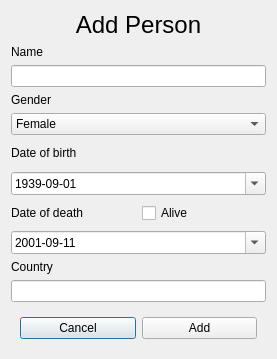
<?xml version="1.0" encoding="UTF-8"?>
<ui version="4.0">
 <class>AddPersonDialog</class>
 <widget class="QDialog" name="AddPersonDialog">
  <property name="geometry">
   <rect>
    <x>0</x>
    <y>0</y>
    <width>277</width>
    <height>359</height>
   </rect>
  </property>
  <property name="windowTitle">
   <string>Add Person</string>
  </property>
  <layout class="QVBoxLayout" name="verticalLayout">
   <item>
    <widget class="QLabel" name="label_6">
     <property name="sizePolicy">
      <sizepolicy hsizetype="Preferred" vsizetype="Fixed">
       <horstretch>0</horstretch>
       <verstretch>0</verstretch>
      </sizepolicy>
     </property>
     <property name="text">
      <string>&lt;html&gt;&lt;head/&gt;&lt;body&gt;&lt;p&gt;&lt;span style=&quot; font-size:18pt;&quot;&gt;Add Person&lt;/span&gt;&lt;/p&gt;&lt;/body&gt;&lt;/html&gt;</string>
     </property>
     <property name="alignment">
      <set>Qt::AlignCenter</set>
     </property>
    </widget>
   </item>
   <item>
    <widget class="QLabel" name="label">
     <property name="sizePolicy">
      <sizepolicy hsizetype="Preferred" vsizetype="Fixed">
       <horstretch>0</horstretch>
       <verstretch>0</verstretch>
      </sizepolicy>
     </property>
     <property name="text">
      <string>Name</string>
     </property>
    </widget>
   </item>
   <item>
    <widget class="QLineEdit" name="addPersonNameField">
     <property name="frame">
      <bool>true</bool>
     </property>
    </widget>
   </item>
   <item>
    <widget class="QLabel" name="label_3">
     <property name="sizePolicy">
      <sizepolicy hsizetype="Preferred" vsizetype="Fixed">
       <horstretch>0</horstretch>
       <verstretch>0</verstretch>
      </sizepolicy>
     </property>
     <property name="text">
      <string>Gender</string>
     </property>
    </widget>
   </item>
   <item>
    <widget class="QComboBox" name="addPersonGenderCombobox">
     <property name="sizePolicy">
      <sizepolicy hsizetype="Expanding" vsizetype="Fixed">
       <horstretch>0</horstretch>
       <verstretch>0</verstretch>
      </sizepolicy>
     </property>
     <item>
      <property name="text">
       <string>Female</string>
      </property>
     </item>
     <item>
      <property name="text">
       <string>Male</string>
      </property>
     </item>
    </widget>
   </item>
   <item>
    <widget class="QWidget" name="widget" native="true">
     <property name="sizePolicy">
      <sizepolicy hsizetype="Preferred" vsizetype="Minimum">
       <horstretch>0</horstretch>
       <verstretch>0</verstretch>
      </sizepolicy>
     </property>
     <layout class="QHBoxLayout" name="horizontalLayout">
      <property name="leftMargin">
       <number>0</number>
      </property>
      <property name="topMargin">
       <number>0</number>
      </property>
      <property name="rightMargin">
       <number>0</number>
      </property>
      <property name="bottomMargin">
       <number>0</number>
      </property>
      <item>
       <widget class="QLabel" name="label_4">
        <property name="sizePolicy">
         <sizepolicy hsizetype="Preferred" vsizetype="Fixed">
          <horstretch>0</horstretch>
          <verstretch>0</verstretch>
         </sizepolicy>
        </property>
        <property name="text">
         <string>Date of birth</string>
        </property>
       </widget>
      </item>
      <item>
       <widget class="QLabel" name="dateErrorLabel">
        <property name="text">
         <string/>
        </property>
       </widget>
      </item>
     </layout>
    </widget>
   </item>
   <item>
    <widget class="QDateEdit" name="addPersonBirthDate">
     <property name="sizePolicy">
      <sizepolicy hsizetype="Preferred" vsizetype="Fixed">
       <horstretch>0</horstretch>
       <verstretch>0</verstretch>
      </sizepolicy>
     </property>
     <property name="maximumDateTime">
      <datetime>
       <hour>23</hour>
       <minute>59</minute>
       <second>59</second>
       <year>7999</year>
       <month>12</month>
       <day>30</day>
      </datetime>
     </property>
     <property name="minimumDateTime">
      <datetime>
       <hour>0</hour>
       <minute>0</minute>
       <second>0</second>
       <year>1752</year>
       <month>9</month>
       <day>14</day>
      </datetime>
     </property>
     <property name="displayFormat">
      <string>yyyy-MM-dd</string>
     </property>
     <property name="calendarPopup">
      <bool>true</bool>
     </property>
     <property name="date">
      <date>
       <year>1939</year>
       <month>9</month>
       <day>1</day>
      </date>
     </property>
    </widget>
   </item>
   <item>
    <widget class="QWidget" name="widget_2" native="true">
     <property name="sizePolicy">
      <sizepolicy hsizetype="Preferred" vsizetype="Minimum">
       <horstretch>0</horstretch>
       <verstretch>0</verstretch>
      </sizepolicy>
     </property>
     <layout class="QHBoxLayout" name="horizontalLayout_2">
      <property name="leftMargin">
       <number>0</number>
      </property>
      <property name="topMargin">
       <number>0</number>
      </property>
      <property name="rightMargin">
       <number>0</number>
      </property>
      <property name="bottomMargin">
       <number>0</number>
      </property>
      <item>
       <widget class="QLabel" name="label_5">
        <property name="sizePolicy">
         <sizepolicy hsizetype="Preferred" vsizetype="Fixed">
          <horstretch>0</horstretch>
          <verstretch>0</verstretch>
         </sizepolicy>
        </property>
        <property name="text">
         <string>Date of death</string>
        </property>
       </widget>
      </item>
      <item>
       <widget class="QCheckBox" name="aliveCheckbox">
        <property name="layoutDirection">
         <enum>Qt::LeftToRight</enum>
        </property>
        <property name="text">
         <string>Alive</string>
        </property>
       </widget>
      </item>
     </layout>
    </widget>
   </item>
   <item>
    <widget class="QDateEdit" name="addPersonDeathDate">
     <property name="sizePolicy">
      <sizepolicy hsizetype="Expanding" vsizetype="Fixed">
       <horstretch>0</horstretch>
       <verstretch>0</verstretch>
      </sizepolicy>
     </property>
     <property name="displayFormat">
      <string>yyyy-MM-dd</string>
     </property>
     <property name="calendarPopup">
      <bool>true</bool>
     </property>
     <property name="date">
      <date>
       <year>2001</year>
       <month>9</month>
       <day>11</day>
      </date>
     </property>
    </widget>
   </item>
   <item>
    <widget class="QLabel" name="label_2">
     <property name="sizePolicy">
      <sizepolicy hsizetype="Preferred" vsizetype="Fixed">
       <horstretch>0</horstretch>
       <verstretch>0</verstretch>
      </sizepolicy>
     </property>
     <property name="text">
      <string>Country</string>
     </property>
    </widget>
   </item>
   <item>
    <widget class="QLineEdit" name="addPersonCountryField"/>
   </item>
   <item>
    <widget class="QWidget" name="widget_3" native="true">
     <layout class="QHBoxLayout" name="horizontalLayout_3">
      <item>
       <widget class="QPushButton" name="cancelButton">
        <property name="text">
         <string>Cancel</string>
        </property>
        <property name="default">
         <bool>true</bool>
        </property>
        <property name="flat">
         <bool>false</bool>
        </property>
       </widget>
      </item>
      <item>
       <widget class="QPushButton" name="addButton">
        <property name="autoFillBackground">
         <bool>false</bool>
        </property>
        <property name="text">
         <string>Add</string>
        </property>
        <property name="checkable">
         <bool>false</bool>
        </property>
        <property name="autoExclusive">
         <bool>false</bool>
        </property>
        <property name="default">
         <bool>false</bool>
        </property>
       </widget>
      </item>
     </layout>
    </widget>
   </item>
  </layout>
 </widget>
 <tabstops>
  <tabstop>addPersonNameField</tabstop>
  <tabstop>addPersonGenderCombobox</tabstop>
  <tabstop>addPersonBirthDate</tabstop>
  <tabstop>aliveCheckbox</tabstop>
  <tabstop>addPersonDeathDate</tabstop>
  <tabstop>addPersonCountryField</tabstop>
  <tabstop>cancelButton</tabstop>
  <tabstop>addButton</tabstop>
 </tabstops>
 <resources/>
 <connections/>
</ui>
